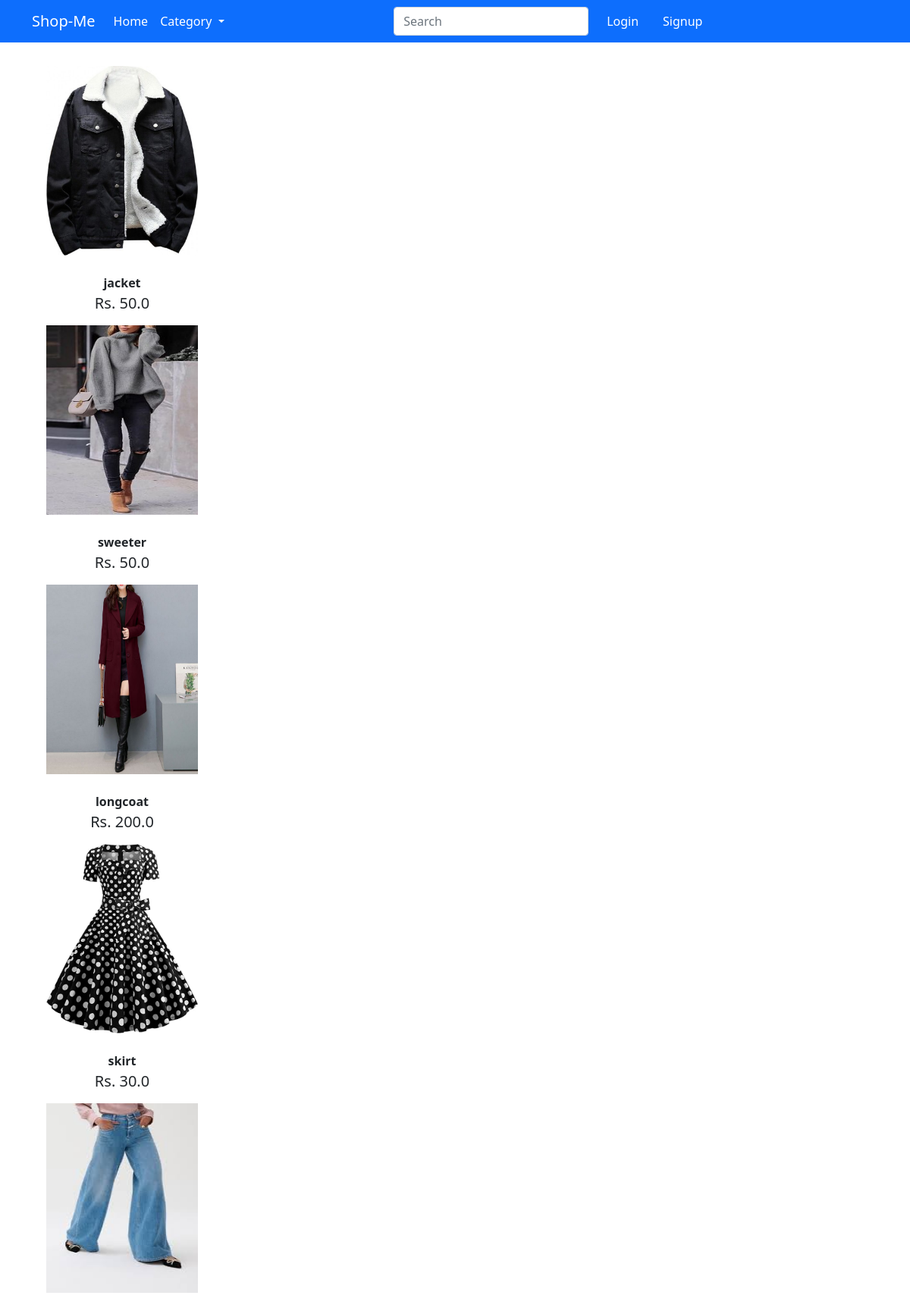
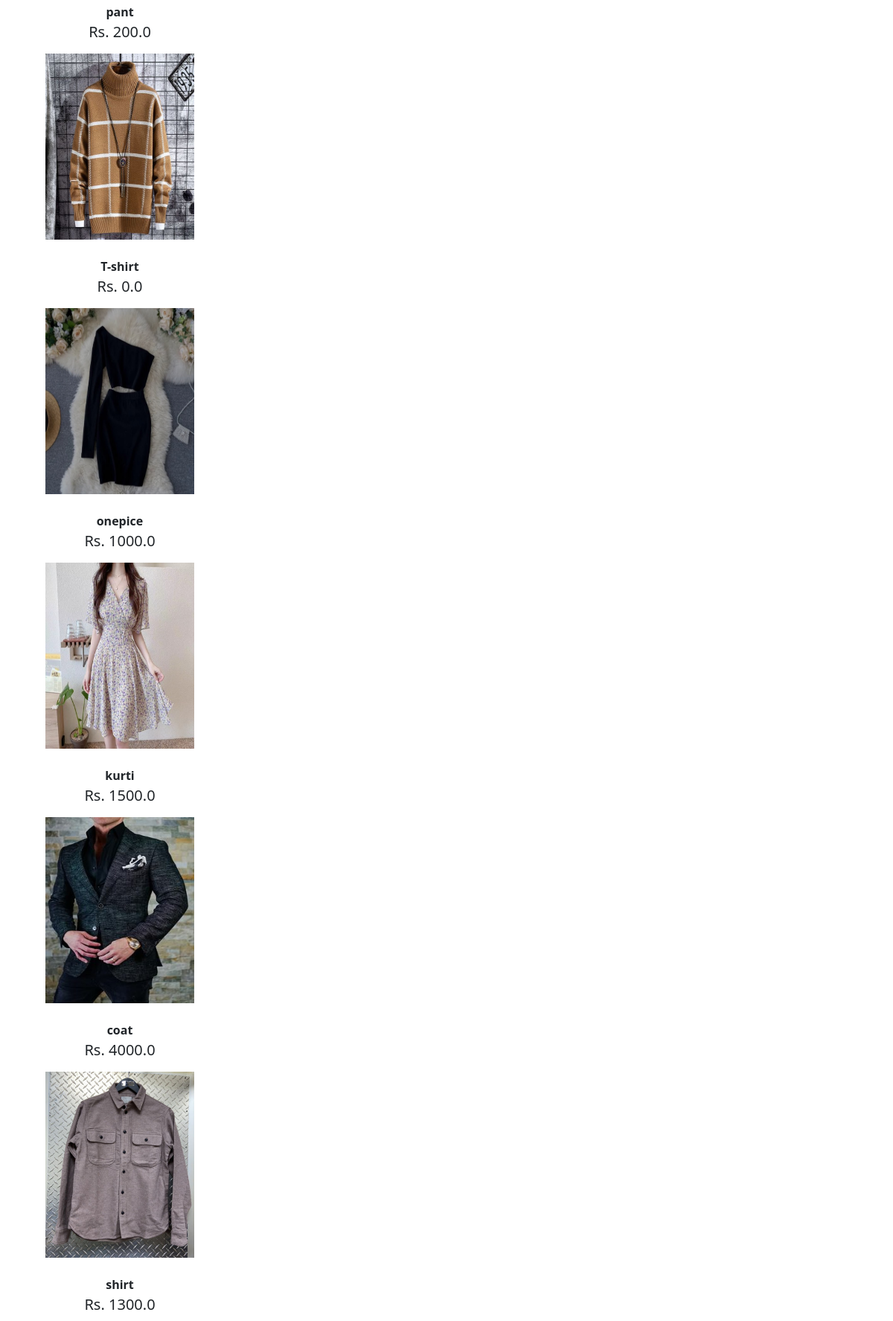
The app's page /product/ (upper part) with its own data (2 pictures, top to bottom).
### app/models.py (models this page shows, shortened)
class Product(models.Model):
    title= models.CharField(max_length=200)
    selling_price = models.FloatField()
    discounted_price= models.FloatField()
    description = models.TextField()
    brand= models.CharField(max_length=200)
    category = models.CharField(choices= CATEGORY_CHOICES, max_length=2)
    product_image = models.ImageField(upload_to= 'productimage')

### app/views.py (the view)
# urls.py: path('product/',views.product,name='product'),
def product(request):
    prod = Product.objects.all()
    data = {"productData": prod}
    return render(request, "app/product.html", data)

### app/templates/app/product.html (shortened to what this page needs)
{% extends 'app/base.html' %}
{% load static %}
{% block main-content %}
<div class="m-6 " >
    {% for data in productData%}
    <a style="padding-left: 5%;" href="{% url 'product-detail' data.id %}" class="btn"><div class="item">
        <img src="{{data.product_image.url}}" alt="" height="250px" width="200px"><br><br>
        <span class="fw-bold ">{{ data.title }}</span><br>
        <span class="fs-5">Rs. {{ data.discounted_price}}</span></a>
    {% endfor %}
</div>
{% endblock main-content %}

### records on screen
Product: product_image (picture), title "jacket", discounted_price "50.0"
Product: product_image (picture), title "sweeter", discounted_price "50.0"
Product: product_image (picture), title "longcoat", discounted_price "200.0"
Product: product_image (picture), title "skirt", discounted_price "30.0"
Product: product_image (picture), title "pant", discounted_price "200.0"
Product: product_image (picture), title "T-shirt", discounted_price "0.0"
Product: product_image (picture), title "onepice", discounted_price "1000.0"
Product: product_image (picture), title "kurti", discounted_price "1500.0"
Product: product_image (picture), title "coat", discounted_price "4000.0"
Product: product_image (picture), title "shirt", discounted_price "1300.0"
